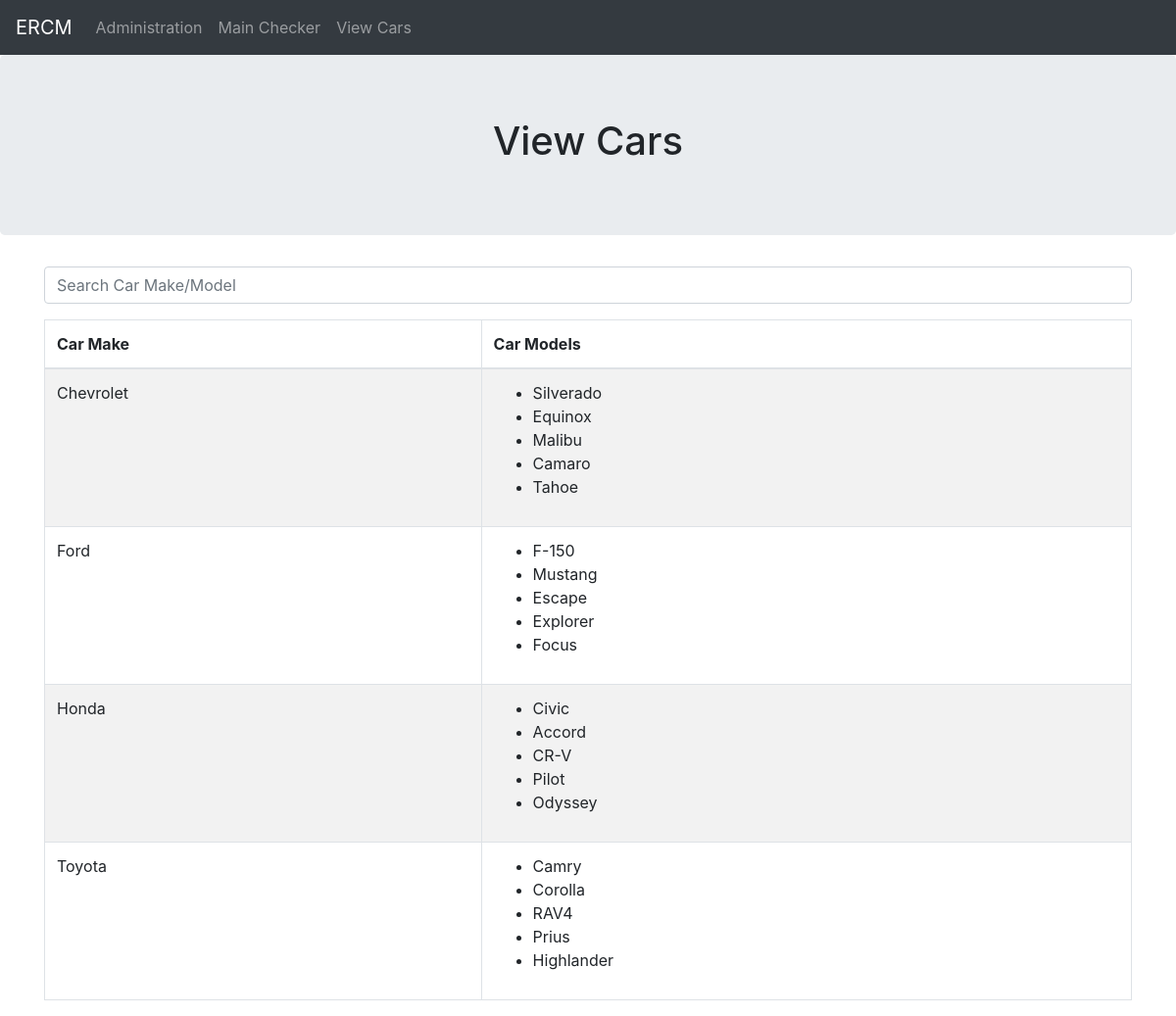
/api/viewcars/, run on the app's committed database.
### api/models.py (models this page shows, shortened)
class CarMake(models.Model):
    car_make_id = models.BigAutoField(primary_key=True, )  # Define custom primary key field
    car_company_name = models.CharField(max_length=100, unique=True)

class CarModel(models.Model):
    car_model_id = models.BigAutoField(primary_key=True,)  # Define custom primary key field
    car_model_name = models.CharField(max_length=100)
    car_make = models.ForeignKey(CarMake, on_delete=models.CASCADE)

### api/views.py (the view)
# urls.py: path('viewcars/', viewCars, name='viewcars'),
def viewCars(request):
    car_models = CarModel.objects.select_related('car_make').order_by('car_make__car_company_name')
    car_make_models = {}
    for car_model in car_models:
        car_make_name = car_model.car_make.car_company_name
        if car_make_name not in car_make_models:
            car_make_models[car_make_name] = []
        car_make_models[car_make_name].append(car_model.car_model_name)
    print(car_make_models)
    return render(request, 'viewCars.html', {'car_makes': car_make_models})

### api/templates/viewcars.html (shortened to what this page needs)
<!DOCTYPE html>
<html lang="en">
<head>
  <link rel="stylesheet" href="https://maxcdn.bootstrapcdn.com/bootstrap/4.5.2/css/bootstrap.min.css">
</head>
<body>
    <nav class="navbar navbar-expand-lg navbar-dark bg-dark">
        <a class="navbar-brand" href="{% url 'home' %}">ERCM</a>
        <div class="collapse navbar-collapse" id="navbarNav">
            <ul class="navbar-nav">
                <li class="nav-item">
                    <a class="nav-link" href="{% url 'administration' %}">Administration</a>
                </li>
                <li class="nav-item">
                    <a class="nav-link" href="{% url 'mainchecker' %}">Main Checker</a>
                </li>
                <li class="nav-item">
                    <a class="nav-link" href="{% url 'viewcars' %}">View Cars</a>
                </li>
            </ul>
        </div>
    </nav>
<div class="jumbotron text-center">
  <h1>View Cars</h1>
</div>
<div class="container">
  <div class="row">
    <div class="col">
      <input type="text" id="searchInput" class="form-control mb-3" placeholder="Search Car Make/Model">
      <table id="carTable" class="table table-striped table-bordered">
        <thead>
            <tr>
              <th>Car Make</th>
              <th>Car Models</th>
            </tr>
          </thead>
          <tbody>
            {% for car_make, car_models in car_makes.items %}
            <tr>
              <td>{{ car_make }}</td>
              <td>
                <ul>
                  {% for car_model in car_models %}
                  <li>{{ car_model }}</li>
                  {% endfor %}
                </ul>
              </td>
            </tr>
            {% endfor %}
          </tbody>
      </table>
    </div>
  </div>
</div>
</body>
</html>

### data on the page
CarMake: car_makes "Chevrolet"
CarModel: car_models "Silverado"
CarModel: car_models "Equinox"
CarModel: car_models "Malibu"
CarModel: car_models "Camaro"
CarModel: car_models "Tahoe"
CarMake: car_makes "Ford"
CarModel: car_models "F-150"
CarModel: car_models "Mustang"
CarModel: car_models "Escape"
CarModel: car_models "Explorer"
CarModel: car_models "Focus"
CarMake: car_makes "Honda"
CarModel: car_models "Civic"
CarModel: car_models "Accord"
CarModel: car_models "CR-V"
CarModel: car_models "Pilot"
CarModel: car_models "Odyssey"
CarMake: car_makes "Toyota"
CarModel: car_models "Camry"
CarModel: car_models "Corolla"
CarModel: car_models "RAV4"
CarModel: car_models "Prius"
CarModel: car_models "Highlander"
